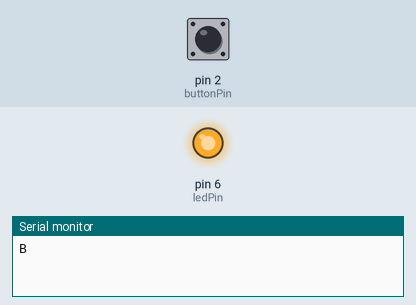
Bench run of a sketch on a simulated Arduino Uno, built with avr-gcc and run on an emulated ATmega328P. Shown: output pins drawn as LEDs (lit = HIGH), the last lines printed to the serial monitor. The test bench sets the inputs (shaded band); at power-on: pin 2 (buttonPin) LOW.

Above: at 1.2 s.
1.3 s: pin 2 (buttonPin) pulled HIGH for 0.15 s
At 2.6 s:
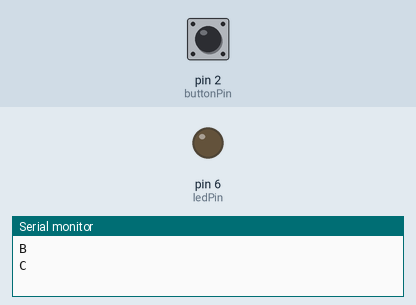
2.9 s: pin 2 (buttonPin) pulled HIGH for 1 s
At 5.0 s:
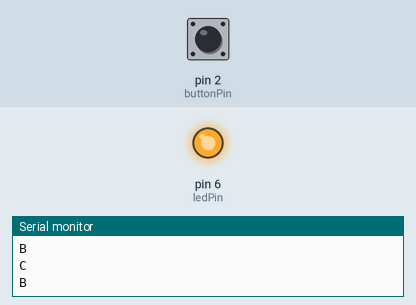
5.4 s: pin 2 (buttonPin) pulled HIGH for 3.2 s
At 9.7 s:
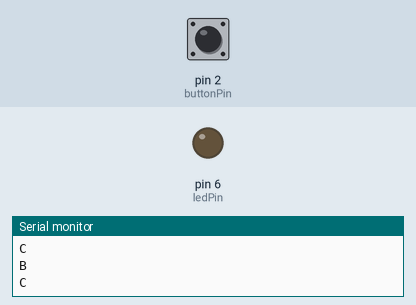
Timing chart, 0 to 11.2 s (numbered marks = the images above; inputs shaded):
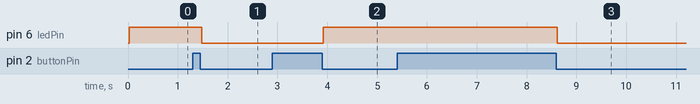

Measured:
- after the input at 1.3 s, pin 6 (ledPin): HIGH → LOW after 0.18 s
- after the input at 2.9 s, pin 6 (ledPin): LOW → HIGH after 1.0 s
- after the input at 5.4 s, pin 6 (ledPin): HIGH → LOW after 3.2 s

The sketch:

serial-tester-ledOnOff.ino
```cpp
#include "PLAB_PushButton.h"

const int ledPin = 6;
const int buttonPin = 2;

bool ledOn = false;

PLab_PushButton button(buttonPin);

void setup() {
  pinMode(ledPin, OUTPUT);
  Serial.begin(115200);
}

void processIncomingByte(const byte inByte) {
  switch (inByte) {
    case 'B':
      ledOn = HIGH;
      digitalWrite(ledPin, ledOn);
      break;
    case 'C':
      ledOn = LOW;
      digitalWrite(ledPin, ledOn);
      break;
    default:
      break;
  }
}

void loop() {
  button.update();
  if (button.pressed()) {
    ledOn = !ledOn;
    digitalWrite(ledPin, ledOn);
    if (ledOn) {
      Serial.println("B");
    } else {
      Serial.println("C");
    }
  }
  while (Serial.available() > 0) {
    processIncomingByte(Serial.read());
  }


}
```

PLab_PushButton.cpp
```cpp
#include "Arduino.h"
#include "PLab_PushButton.h"

#define DEBOUNCE 20  // button debouncer, how many ms to debounce, 5+ ms is usually plenty

PLab_PushButton::PLab_PushButton(int pin)
{
  _pin = pin;
  _pressed = 0;
  justpressed = 0;
  justreleased = 0;
  previousstate = 0;
  currentstate = 0;
  lasttime = millis();
  pinMode(_pin, INPUT);
}

void PLab_PushButton::update()
{
  justreleased = 0;
  justpressed = 0;

  if ((lasttime + DEBOUNCE) > millis()) {
    // not enough time has passed to debounce
    return;
  }
  // ok we have waited DEBOUNCE milliseconds, lets reset the timer
  lasttime = millis();

  currentstate = digitalRead(_pin);   // read the button

    if (currentstate == previousstate) {
      if ((_pressed == LOW) && (currentstate == LOW)) {
          // just pressed
          justpressed = 1;
      }
      else if ((_pressed == HIGH) && (currentstate == HIGH)) {
          // just released
          justreleased = 1;
      }
      _pressed = !currentstate;  // remember, digital HIGH means NOT pressed
    }
    //Serial.println(pressed[index], DEC);
    previousstate = currentstate;   // keep a running tally of the buttons
}


boolean PLab_PushButton::isDown()
{
  return _pressed;
}

boolean PLab_PushButton::pressed()
{
  return justpressed;
}

boolean PLab_PushButton::released()
{
  return justreleased;
}
```

PLab_PushButton.h
```cpp
/*
  PushButton.h - Library for Button with cebounce.
  Created by Dag Svanæs, 2015.
  Released into the public domain.
*/

#ifndef PLab_PushButton_h
#define PLab_PushButton_h

#include "Arduino.h"


#define DEBOUNCE 20  // button debouncer, how many ms to debounce, 5+ ms is usually plenty

class PLab_PushButton
{
  public:
    PLab_PushButton(int pin);
    void update();
    boolean isDown();
    boolean pressed();
    boolean released();
  private:
    int _pin;
    byte _pressed, justpressed, justreleased;
    byte previousstate;
    byte currentstate;
    long lasttime;
};

#endif
```
